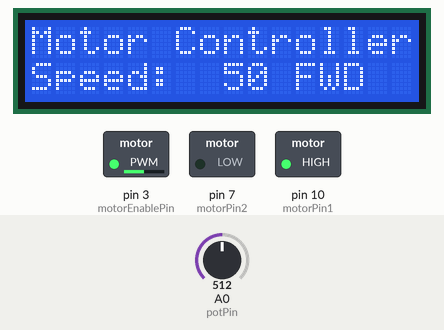
Recording of a sketch running on a simulated Arduino Uno, built with avr-gcc and run on an emulated ATmega328P. Parts: 16×2 character LCD, switched loads named in the sketch (green lamp = pin HIGH). The test bench sets the inputs (shaded band); at power-on: A0 (potPin) = 512. What the sketch prints to the serial monitor is not drawn.

Above: at 2.2 s.
2.3 s: A0 (potPin) set to 107
At 3.5 s:
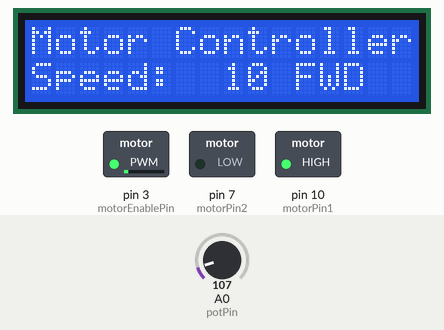
3.8 s: A0 (potPin) set to 91
At 4.2 s:
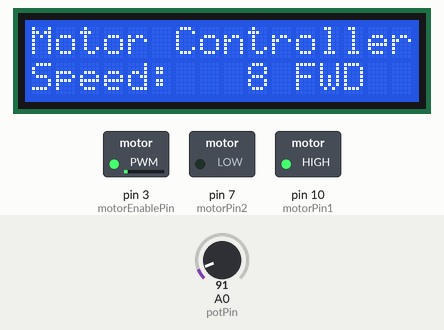
5.3 s: A0 (potPin) set to 1014
At 5.9 s:
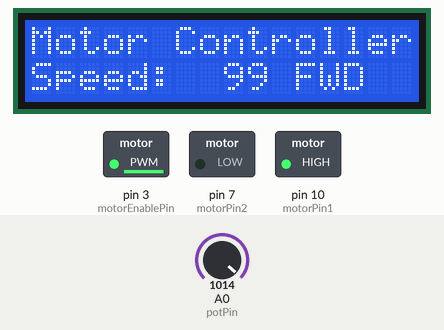
6.9 s: A0 (potPin) set to 1023
At 7.6 s:
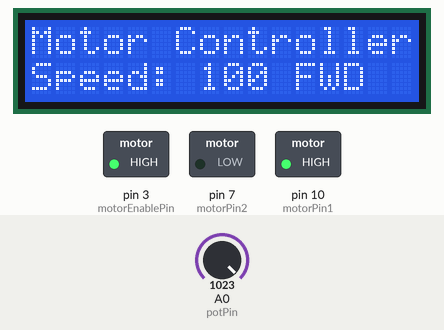
8.4 s: A0 (potPin) set to 716
At 9.3 s:
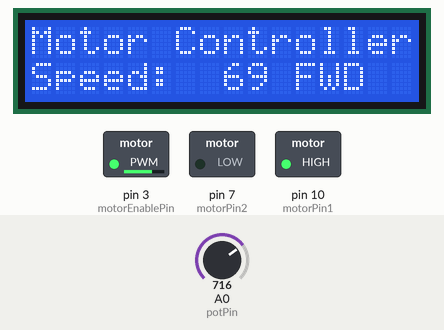
9.9 s: A0 (potPin) set to 90
At 11.0 s:
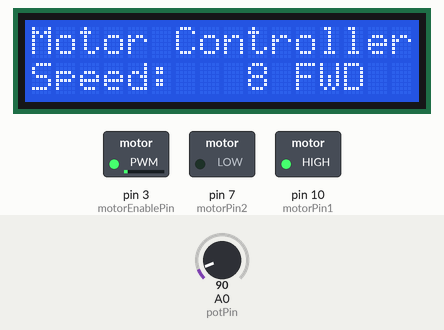
Timing chart, 0 to 12.4 s (numbered marks = the images above; inputs shaded):
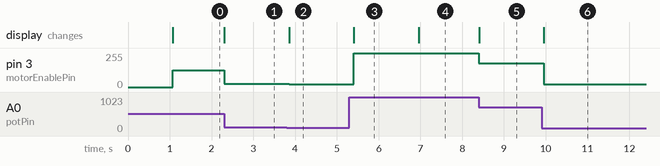

The sketch:

dc-motor-speed-controller.ino
```cpp
// DC Motor Speed Controller
// This project controls the speed of a DC motor using a potentiometer and PWM.
// It includes an H-bridge (L293D) for motor control and displays speed on LCD.
//
// Wiring:
// Potentiometer (10kΩ):
// - Left pin to GND
// - Middle pin (wiper) to A0
// - Right pin to 5V
//
// L293D H-Bridge:
// - Pin 1 (Enable 1,2) to pin 3 (PWM pin)
// - Pin 2 (Input 1) to pin 5
// - Pin 7 (Input 2) to pin 6
// - Pin 8 (VCC) to 5V
// - Pin 16 (VS) to external power (6-9V)
// - Pins 4,5,12,13 to GND
//
// DC Motor:
// - Connect to pins 3 and 6 of L293D (Output 1,2)
//
// LCD (16x2 with parallel interface):
// - RS to pin 8, Enable to pin 9
// - D4-D7 to pins 4,5,6,7

#include <LiquidCrystal.h>

// Initialize LCD
LiquidCrystal lcd(8, 9, 4, 11, 12, 13);

// Pin definitions
const int potPin = A0;        // Potentiometer pin
const int motorEnablePin = 3; // L293D Enable pin (PWM)
const int motorPin1 = 10;     // L293D Input 1
const int motorPin2 = 7;      // L293D Input 2

// Variables
int potValue = 0;
int motorSpeed = 0;
int speedPercent = 0;
bool motorDirection = true;   // true = forward, false = reverse

void setup() {
  // Initialize motor control pins
  pinMode(motorEnablePin, OUTPUT);
  pinMode(motorPin1, OUTPUT);
  pinMode(motorPin2, OUTPUT);

  // Set initial motor direction (forward)
  digitalWrite(motorPin1, HIGH);
  digitalWrite(motorPin2, LOW);

  // Initialize LCD
  lcd.begin(16, 2);
  lcd.print("Motor Controller");
  lcd.setCursor(0, 1);
  lcd.print("Speed: 0%");

  Serial.begin(9600);
  Serial.println("DC Motor Speed Controller Ready");

  delay(1000);
}

void loop() {
  // Read potentiometer value (0-1023)
  potValue = analogRead(potPin);

  // Map potentiometer value to motor speed (0-255 for PWM)
  motorSpeed = map(potValue, 0, 1023, 0, 255);

  // Calculate speed percentage for display
  speedPercent = map(potValue, 0, 1023, 0, 100);

  // Set motor speed using PWM
  analogWrite(motorEnablePin, motorSpeed);

  // Update LCD display
  lcd.setCursor(0, 1);
  lcd.print("Speed: ");
  if (speedPercent < 10) {
    lcd.print("  ");
  } else if (speedPercent < 100) {
    lcd.print(" ");
  }
  lcd.print(speedPercent);
  lcd.print("%");

  // Display direction
  lcd.setCursor(10, 1);
  if (motorDirection) {
    lcd.print(" FWD");
  } else {
    lcd.print(" REV");
  }

  // Print to serial monitor
  Serial.print("Pot: ");
  Serial.print(potValue);
  Serial.print(" | Speed: ");
  Serial.print(speedPercent);
  Serial.print("% | PWM: ");
  Serial.print(motorSpeed);
  Serial.print(" | Dir: ");
  Serial.println(motorDirection ? "Forward" : "Reverse");

  delay(100); // Small delay for stability
}

// Optional function to change motor direction
void changeDirection() {
  motorDirection = !motorDirection;

  if (motorDirection) {
    // Forward
    digitalWrite(motorPin1, HIGH);
    digitalWrite(motorPin2, LOW);
  } else {
    // Reverse
    digitalWrite(motorPin1, LOW);
    digitalWrite(motorPin2, HIGH);
  }
}
```

Measured:
- after the input at 2.3 s, pin 3 (motorEnablePin): 127/255 → 26/255 at once; the display: changes at once (image 1)
- after the input at 3.8 s, pin 3 (motorEnablePin): 26/255 → 22/255 after 0.06 s; the display: changes after 0.06 s (image 2)
- after the input at 5.3 s, pin 3 (motorEnablePin): 22/255 → 252/255 after 0.10 s; the display: changes after 0.11 s (image 3)
- after the input at 6.9 s, pin 3 (motorEnablePin): 252/255 → 255/255 after 0.05 s; the display: changes after 0.06 s (image 4)
- after the input at 8.4 s, pin 3 (motorEnablePin): 255/255 → 178/255 at once; the display: changes at once (image 5)
- after the input at 9.9 s, pin 3 (motorEnablePin): 178/255 → 22/255 after 0.05 s; the display: changes after 0.05 s (image 6)
